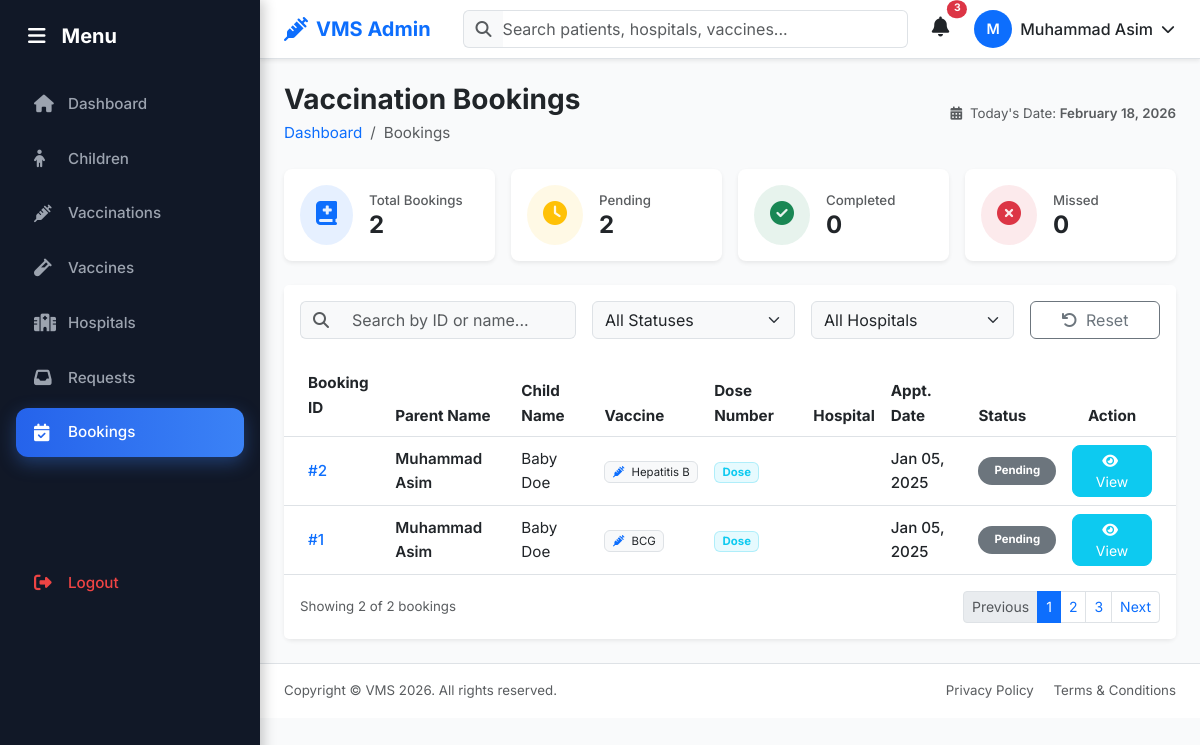
The page /admin/bookings/booking_details.php (signed in) on the database as committed earlier.
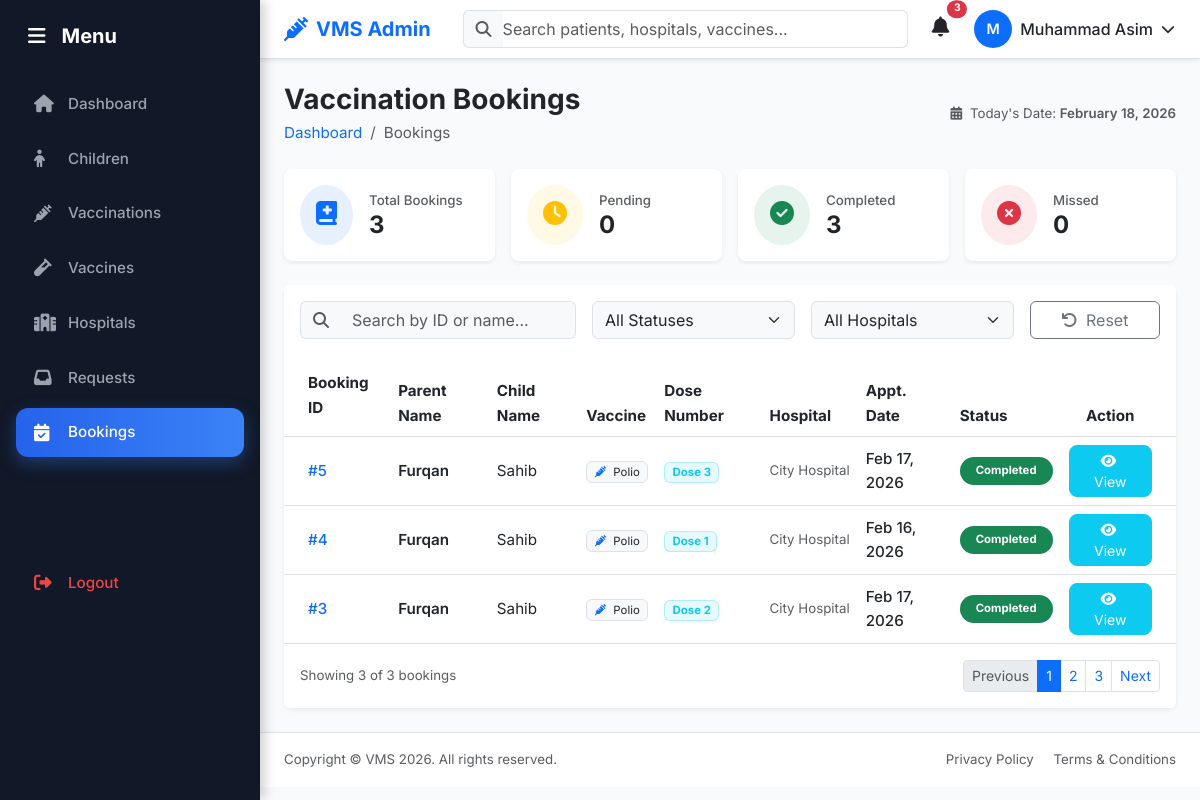
The same page on the database as committed later.
### tables this page shows
CREATE TABLE `vaccination_schedule` (
  `id` int(11) NOT NULL,
  `child_id` int(11) NOT NULL,
  `vaccine_id` int(11) NOT NULL,
  `hospital_id` int(11) DEFAULT NULL,
  `scheduled_date` datetime NOT NULL,
  `dose_number` int(11) NOT NULL,
  `status` enum('pending','vaccinated','missed') NOT NULL DEFAULT 'pending',
  `created_at` timestamp NOT NULL DEFAULT current_timestamp()
);

CREATE TABLE `users` (
  `id` int(11) NOT NULL,
  `name` varchar(100) NOT NULL,
  `email` varchar(100) NOT NULL,
  `password` varchar(255) NOT NULL,
  `role` enum('admin','parent','hospital') NOT NULL,
  `status` enum('active','inactive') NOT NULL DEFAULT 'active',
  `created_at` timestamp NOT NULL DEFAULT current_timestamp()
);

CREATE TABLE `children` (
  `id` int(11) NOT NULL,
  `parent_id` int(11) NOT NULL,
  `name` varchar(100) NOT NULL,
  `date_of_birth` date NOT NULL,
  `gender` enum('Male','Female','Other') NOT NULL,
  `blood_group` varchar(5) DEFAULT NULL,
  `created_at` timestamp NOT NULL DEFAULT current_timestamp()
);

CREATE TABLE `vaccines` (
  `id` int(11) NOT NULL,
  `vaccine_name` varchar(100) NOT NULL,
  `total_dose` int(11) NOT NULL,
  `target_age_group` varchar(100) NOT NULL,
  `description` text DEFAULT NULL,
  `availability_status` enum('available','unavailable') NOT NULL DEFAULT 'available',
  `created_at` timestamp NOT NULL DEFAULT current_timestamp()
);

CREATE TABLE `hospitals` (
  `id` int(11) NOT NULL,
  `user_id` int(11) NOT NULL,
  `hospital_name` varchar(150) NOT NULL,
  `registration_no` varchar(50) NOT NULL,
  `phone` varchar(20) NOT NULL,
  `address` text NOT NULL,
  `status` enum('approved','pending','rejected') NOT NULL DEFAULT 'pending',
  `created_at` timestamp NOT NULL DEFAULT current_timestamp()
);

### admin/bookings/booking_details.php (the view, shortened to what the changed rows need)
<?php
include '../../config/db.php';
include '../includes/header.php';
$stmt_stats = $conn->prepare("SELECT
        COUNT(*) AS total_bookings,
        SUM(CASE WHEN status = 'pending' THEN 1 ELSE 0 END) AS total_pending,
        SUM(CASE WHEN status = 'vaccinated' THEN 1 ELSE 0 END) AS total_completed,
        SUM(CASE WHEN status = 'missed' THEN 1 ELSE 0 END) AS total_missed
    FROM
        vaccination_schedule
");
$stmt_stats->execute();
$stats = $stmt_stats->get_result()->fetch_assoc();
$stmt_bookings = $conn->prepare("SELECT
        vs.id,
        u.name AS parent_name,
        c.name AS child_name,
        v.vaccine_name,
        vs.dose_number,
        h.hospital_name,
        vs.scheduled_date AS appointment_date,
        vs.status,
        vs.created_at
    FROM
        vaccination_schedule AS vs
    JOIN
        children AS c ON vs.child_id = c.id
    JOIN
        users AS u ON c.parent_id = u.id
    JOIN
        vaccines AS v ON vs.vaccine_id = v.id
    LEFT JOIN
        hospitals AS h ON vs.hospital_id = h.id
    ORDER BY
        vs.created_at DESC
");
$stmt_bookings->execute();
$bookings = $stmt_bookings->get_result();
function getStatusBadgeClass($status) {
    switch (strtolower($status)) {
        case 'vaccinated': return 'bg-success';
        default: return 'bg-secondary';
    }
}
?>
<div class="main-content p-4">
    <div class="row g-3 mb-4">
        <div class="col-md-3">
            <div class="card border-0 shadow-sm rounded-3">
                <div class="card-body p-3">
                    <div class="d-flex align-items-center">
                        <div>
                            <p class="text-muted mb-0 small fw-medium">Total Bookings</p>
                            <h4 class="fw-bold mb-0"><?php echo number_format($stats['total_bookings'] ?? 0); ?></h4>
                        </div>
                    </div>
                </div>
            </div>
        </div>
        <div class="col-md-3">
            <div class="card border-0 shadow-sm rounded-3">
                <div class="card-body p-3">
                    <div class="d-flex align-items-center">
                        <div>
                            <p class="text-muted mb-0 small fw-medium">Pending</p>
                            <h4 class="fw-bold mb-0"><?php echo number_format($stats['total_pending'] ?? 0); ?></h4>
                        </div>
                    </div>
                </div>
            </div>
        </div>
        <div class="col-md-3">
            <div class="card border-0 shadow-sm rounded-3">
                <div class="card-body p-3">
                    <div class="d-flex align-items-center">
                        <div>
                            <p class="text-muted mb-0 small fw-medium">Completed</p>
                            <h4 class="fw-bold mb-0"><?php echo number_format($stats['total_completed'] ?? 0); ?></h4>
                        </div>
                    </div>
                </div>
            </div>
        </div>
    </div>
    <div class="card border-0 shadow-sm rounded-3">
        <div class="card-body p-0">
            <div class="table-responsive">
                <table class="table table-hover align-middle mb-0" id="bookingsTable">
                    <thead class="bg-light text-dark">
                        <tr>
                            <th class="ps-4 py-3">Booking ID</th>
                            <th>Parent Name</th>
                            <th>Child Name</th>
                            <th>Vaccine</th>
                            <th>Dose Number</th>
                            <th>Hospital</th>
                            <th>Appt. Date</th>
                            <th>Status</th>
                            <th class="text-center pe-4">Action</th>
                        </tr>
                    </thead>
                    <tbody>
                        <?php if ($bookings->num_rows > 0): ?>
                        <?php while ($booking = $bookings->fetch_assoc()): ?>
                        <?php
                            $display_status = ucfirst($booking['status']);
                            $badge_class = getStatusBadgeClass($booking['status']);
                            if (strtolower($booking['status']) === 'vaccinated') {
                                $display_status = 'Completed';
                            }
                        ?>
                        <tr class="booking-row"
                            data-status="<?php echo strtolower($booking['status']); ?>"
                            data-hospital="<?php echo htmlspecialchars($booking['hospital_name']); ?>">
                            <td class="ps-4 fw-medium text-primary">#<?php echo $booking['id']; ?></td>
                            <td>
                                <div class="fw-semibold"><?php echo htmlspecialchars($booking['parent_name']); ?></div>
                            </td>
                            <td><?php echo htmlspecialchars($booking['child_name']); ?></td>
                            <td>
                                <span class="badge bg-light text-dark border fw-normal">
                                    <i class="fas fa-syringe me-1 text-primary"></i>
                                    <?php echo htmlspecialchars($booking['vaccine_name']); ?>
                                </span>
                            </td>
                            <td>
                                <span class="badge bg-info bg-opacity-10 text-info border border-info border-opacity-25">Dose <?php echo $booking['dose_number']; ?></span>
                            </td>
                            <td>
                                <div class="small text-muted text-truncate" style="max-width: 150px;">
                                    <?php echo htmlspecialchars($booking['hospital_name']); ?>
                                </div>
                            </td>
                            <td>
                                <div class="fw-medium"><?php echo date('M d, Y', strtotime($booking['appointment_date'])); ?></div>
                            </td>
                            <td>
                                <span class="badge <?php echo $badge_class; ?> rounded-pill px-3 py-2">
                                    <?php echo $display_status; ?>
                                </span>
                            </td>
                            <td class="text-center pe-4">
                                <button class="btn btn-sm btn-info text-white rounded-3 px-3 shadow-none view-booking-btn"
                                        title="View Details"
                                        data-bs-toggle="modal"
                                        data-bs-target="#viewBookingModal"
                                        data-id="#<?php echo $booking['id']; ?>"
                                        data-parent="<?php echo htmlspecialchars($booking['parent_name']); ?>"
                                        data-child="<?php echo htmlspecialchars($booking['child_name']); ?>"
                                        data-vaccine="<?php echo htmlspecialchars($booking['vaccine_name']); ?>"
                                        data-hospital="<?php echo htmlspecialchars($booking['hospital_name']); ?>"
                                        data-date="<?php echo date('M d, Y', strtotime($booking['appointment_date'])); ?>"
                                        data-status="<?php echo $display_status; ?>"
                                        data-created="<?php echo date('M d, Y', strtotime($booking['created_at'])); ?>"
                                        data-dose="<?php echo $booking['dose_number']; ?>">
                                    <i class="fas fa-eye me-1"></i> View
                                </button>
                            </td>
                        </tr>
                        <?php endwhile; ?>
                        <?php else: ?>
                            <tr>
                                <td colspan="9" class="text-center py-4 text-muted">No bookings found.</td>
                            </tr>
                        <?php endif; ?>
                    </tbody>
                </table>
            </div>
        </div>
        <div class="card-footer bg-white py-3 border-0">
            <div class="d-flex flex-column flex-md-row justify-content-between align-items-center">
                <p class="text-muted small mb-0 mb-md-0">Showing <?php echo $bookings->num_rows; ?> of <?php echo $stats['total_bookings'] ?? 0; ?> bookings</p>
                <nav aria-label="Page navigation">
                    <ul class="pagination pagination-sm mb-0">
                    </ul>
                </nav>
            </div>
        </div>
    </div>
</div>
<?php include '../includes/footer.php'; ?>

Rows that differ between the two databases and show on the page:
removed vaccination_schedule: id "2", users.name "Muhammad Asim", child.name "Baby Doe", vaccine.vaccine_name "Hepatitis B", scheduled_date "Jan 05, 2025", status "Pending"
removed vaccination_schedule: id "1", users.name "Muhammad Asim", child.name "Baby Doe", vaccine.vaccine_name "BCG", scheduled_date "Jan 05, 2025", status "Pending"
added vaccination_schedule: id "5", users.name "Furqan", child.name "Sahib", vaccine.vaccine_name "Polio", dose_number "3", hospital.hospital_name "City Hospital", scheduled_date "Feb 17, 2026", status "Completed"
added vaccination_schedule: id "4", users.name "Furqan", child.name "Sahib", vaccine.vaccine_name "Polio", dose_number "1", hospital.hospital_name "City Hospital", scheduled_date "Feb 16, 2026", status "Completed"
added vaccination_schedule: id "3", users.name "Furqan", child.name "Sahib", vaccine.vaccine_name "Polio", dose_number "2", hospital.hospital_name "City Hospital", scheduled_date "Feb 17, 2026", status "Completed"
Other text that changed with them:
$stats['total_bookings']: "2" → "3"
$stats['total_pending']: "2" → "0"
$stats['total_completed']: "0" → "3"
$bookings->num_rows: "2" → "3"
